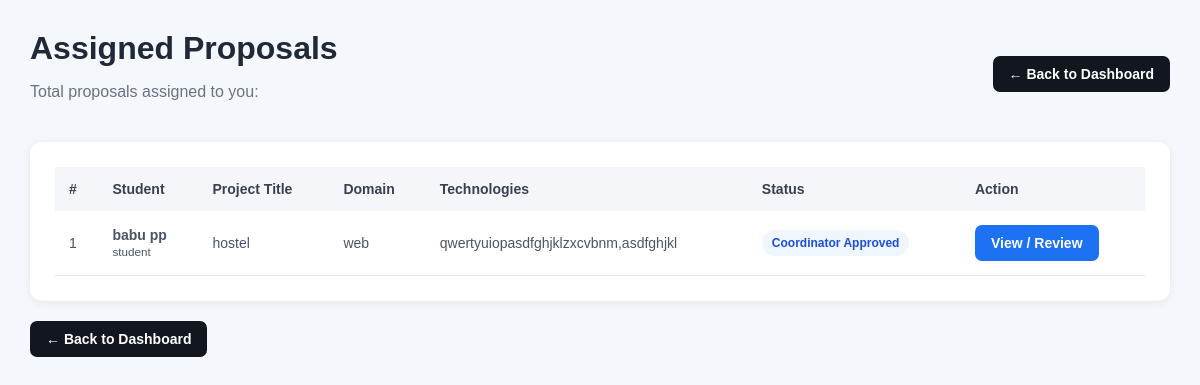
The page /experts/proposals/ (signed in) on the database as committed earlier.
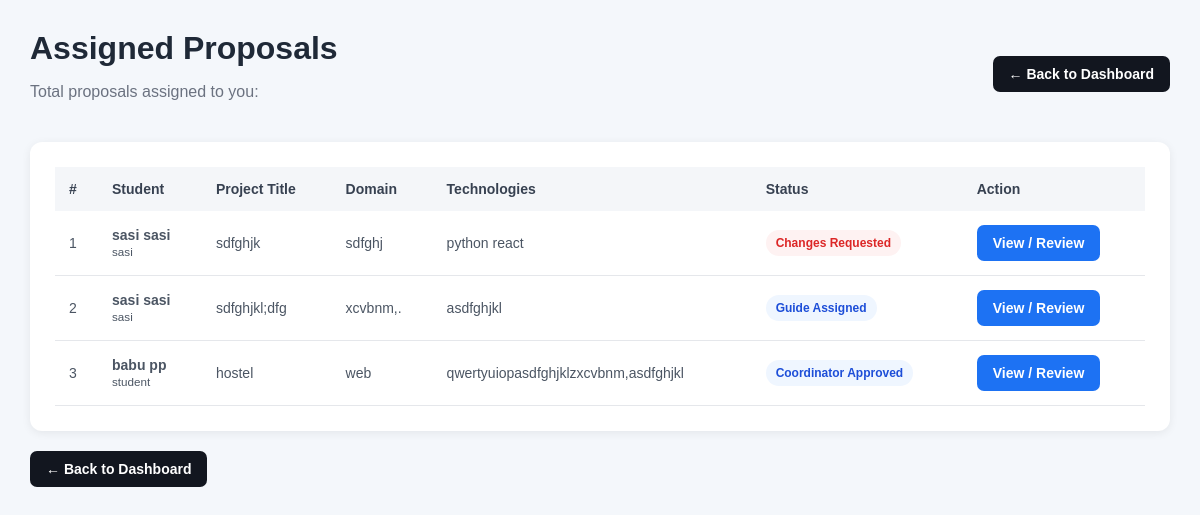
The same page on the database as committed later.
### projects/models.py (models this page shows, shortened)
class ProjectProposal(models.Model):
    STATUS_CHOICES = [
        ("SUBMITTED", "Submitted"),
        ("EXPERT_ASSIGNED", "Expert Assigned"),
        ("CHANGES_REQUESTED", "Changes Requested"),
        ("EXPERT_APPROVED", "Expert Approved"),
        ("COORDINATOR_APPROVED", "Coordinator Approved"),
        ("GUIDE_ASSIGNED", "Guide Assigned"),
        ("GUIDE_REJECTED", "Guide Rejected"),
        ("IN_PROGRESS", "In Progress"),
        ("COMPLETED", "Completed"),
    ]
    student = models.ForeignKey(
        settings.AUTH_USER_MODEL,
        on_delete=models.CASCADE,
        related_name="project_proposals",
        limit_choices_to={"role": "STUDENT"},
    )
    title = models.CharField(max_length=255)
    abstract = models.TextField(blank=True)
    domain = models.CharField(
        max_length=255,
        blank=True
    )
    technologies = models.TextField(
        blank=True
    )
    description = models.TextField(
        blank=True
    )
    proposal_document = models.FileField(
        upload_to="proposals/",
        blank=True,
        null=True
    )
    expert_comments = models.TextField(
        blank=True,
        null=True
    )
    status = models.CharField(
        max_length=30,
        choices=STATUS_CHOICES,
        default="SUBMITTED"
    )
    submitted_at = models.DateTimeField(
        auto_now_add=True
    )
    updated_at = models.DateTimeField(
        auto_now=True
    )
    domain_expert = models.ForeignKey(
        settings.AUTH_USER_MODEL,
        on_delete=models.SET_NULL,
        null=True,
        blank=True,
        related_name="expert_proposals",
        limit_choices_to={"role": "EXPERT"},
    )
    guide = models.ForeignKey(
        settings.AUTH_USER_MODEL,
        on_delete=models.SET_NULL,
        null=True,
        blank=True,
        related_name="guided_proposals",
        limit_choices_to={"role": "GUIDE"},
    )
    guide_rejection_reason = models.TextField(
        blank=True,
        null=True
    )
    guide_rejected_at = models.DateTimeField(
        blank=True,
        null=True
    )

### accounts/models.py (models this page shows, shortened)
class User(AbstractUser):
    ROLE_CHOICES = [
        ("STUDENT", "Student"),
        ("COORDINATOR", "Coordinator"),
        ("EXPERT", "Domain Expert"),
        ("GUIDE", "Guide"),
        ("PANEL", "Panel Member"),
    ]
    role = models.CharField(
        max_length=20,
        choices=ROLE_CHOICES,
        default="STUDENT"
    )
    phone = models.CharField(
        max_length=15,
        blank=True,
        null=True
    )
    roll_number = models.CharField(
        max_length=50,
        blank=True,
        null=True
    )
    department = models.CharField(
        max_length=100,
        blank=True,
        null=True
    )
    semester = models.CharField(
        max_length=20,
        blank=True,
        null=True
    )
    batch = models.CharField(
        max_length=20,
        blank=True,
        null=True
    )

### experts/views.py (the view, shortened to what this page needs)
    @login_required
    def wrapper(request, *args, **kwargs):
        if request.user.is_superuser:
            return view_func(request, *args, **kwargs)
        return view_func(request, *args, **kwargs)

### experts/views.py (called while the page is built, shortened)
def expert_required(view_func):
    @login_required
    def wrapper(request, *args, **kwargs):
        if request.user.is_superuser:
            return view_func(request, *args, **kwargs)
        return view_func(request, *args, **kwargs)
    return wrapper

@expert_required
def my_proposals(request):
    proposals = (
        ProjectProposal.objects
        .filter(
            domain_expert=request.user
        )
        .select_related("student")
        .order_by("-updated_at")
    )
    return render(
        request,
        "experts/proposals.html",
        {
            "proposals": proposals
        }
    )

### templates/experts/proposals.html (shortened to what this page needs)
{% extends "base.html" %}
{% block content %}
<div class="proposals-page">
    <div class="page-header">
        <div>
            <h1>Assigned Proposals</h1>
            <p>
                Total proposals assigned to you:
            </p>
        </div>
        <a
            href="{% url 'experts:dashboard' %}"
            class="btn btn-dark"
        >
            ← Back to Dashboard
        </a>
    </div>
    <div class="table-card">
        {% if proposals %}
        <table>
            <thead>
                <tr>
                    <th>#</th>
                    <th>Student</th>
                    <th>Project Title</th>
                    <th>Domain</th>
                    <th>Technologies</th>
                    <th>Status</th>
                    <th>Action</th>
                </tr>
            </thead>
            <tbody>
                {% for proposal in proposals %}
                <tr>
                    <td>
                        {{ forloop.counter }}
                    </td>
                    <td>
                        <strong>
                            {{ proposal.student.get_full_name|default:proposal.student.username }}
                        </strong>
                        <br>
                        <small>
                            {{ proposal.student.username }}
                        </small>
                    </td>
                    <td>
                        {{ proposal.title }}
                    </td>
                    <td>
                        {{ proposal.domain|default:"-" }}
                    </td>
                    <td>
                        {{ proposal.technologies|default:"-" }}
                    </td>
                    <td>
                        {% if proposal.status == "EXPERT_ASSIGNED" %}
                            <span class="status status-assigned">
                                Expert Assigned
                            </span>
                        {% elif proposal.status == "EXPERT_APPROVED" %}
                            <span class="status status-approved">
                                Expert Approved
                            </span>
                        {% elif proposal.status == "CHANGES_REQUESTED" %}
                            <span class="status status-changes">
                                Changes Requested
                            </span>
                        {% else %}
                            <span class="status status-other">
                                {{ proposal.get_status_display }}
                            </span>
                        {% endif %}
                    </td>
                    <td>
                        <a
                            href="{% url 'experts:proposal_detail' proposal.id %}"
                            class="btn btn-primary"
                        >
                            View / Review
                        </a>
                    </td>
                </tr>
                {% endfor %}
            </tbody>
        </table>
        {% endif %}
    </div>
    <div class="back-button">
        <a
            href="{% url 'experts:dashboard' %}"
            class="btn btn-dark"
        >
            ← Back to Dashboard
        </a>
    </div>
</div>
{% endblock %}

Rows that differ between the two databases and show on the page:
added ProjectProposal: student.get_full_name "sasi sasi", student.username "sasi", title "sdfghjk", domain "sdfghj", technologies "python react", shows "Changes Requested"
added ProjectProposal: student.get_full_name "sasi sasi", student.username "sasi", title "sdfghjkl;dfg", domain "xcvbnm,.", technologies "asdfghjkl", status "Guide Assigned"
